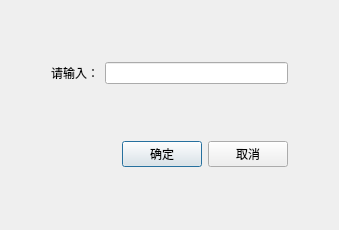
<?xml version="1.0" encoding="UTF-8"?>
<ui version="4.0">
 <class>Dialog</class>
 <widget class="QDialog" name="Dialog">
  <property name="geometry">
   <rect>
    <x>0</x>
    <y>0</y>
    <width>339</width>
    <height>230</height>
   </rect>
  </property>
  <property name="minimumSize">
   <size>
    <width>300</width>
    <height>170</height>
   </size>
  </property>
  <property name="maximumSize">
   <size>
    <width>500</width>
    <height>230</height>
   </size>
  </property>
  <property name="windowTitle">
   <string>Dialog</string>
  </property>
  <layout class="QVBoxLayout" name="verticalLayout" stretch="10,3">
   <item>
    <layout class="QHBoxLayout" name="horizontalLayout">
     <item>
      <spacer name="horizontalSpacer_2">
       <property name="orientation">
        <enum>Qt::Horizontal</enum>
       </property>
       <property name="sizeType">
        <enum>QSizePolicy::Fixed</enum>
       </property>
       <property name="sizeHint" stdset="0">
        <size>
         <width>40</width>
         <height>20</height>
        </size>
       </property>
      </spacer>
     </item>
     <item>
      <widget class="QLabel" name="label">
       <property name="text">
        <string>请输入：</string>
       </property>
      </widget>
     </item>
     <item>
      <widget class="QLineEdit" name="le_inputText"/>
     </item>
     <item>
      <spacer name="horizontalSpacer_3">
       <property name="orientation">
        <enum>Qt::Horizontal</enum>
       </property>
       <property name="sizeType">
        <enum>QSizePolicy::Fixed</enum>
       </property>
       <property name="sizeHint" stdset="0">
        <size>
         <width>40</width>
         <height>20</height>
        </size>
       </property>
      </spacer>
     </item>
    </layout>
   </item>
   <item>
    <layout class="QHBoxLayout" name="horizontalLayout_2">
     <item>
      <spacer name="horizontalSpacer">
       <property name="orientation">
        <enum>Qt::Horizontal</enum>
       </property>
       <property name="sizeType">
        <enum>QSizePolicy::Fixed</enum>
       </property>
       <property name="sizeHint" stdset="0">
        <size>
         <width>200</width>
         <height>20</height>
        </size>
       </property>
      </spacer>
     </item>
     <item>
      <widget class="QPushButton" name="pb_yes">
       <property name="text">
        <string>确定</string>
       </property>
      </widget>
     </item>
     <item>
      <widget class="QPushButton" name="pb_cancel">
       <property name="text">
        <string>取消</string>
       </property>
      </widget>
     </item>
     <item>
      <spacer name="horizontalSpacer_4">
       <property name="orientation">
        <enum>Qt::Horizontal</enum>
       </property>
       <property name="sizeType">
        <enum>QSizePolicy::Fixed</enum>
       </property>
       <property name="sizeHint" stdset="0">
        <size>
         <width>40</width>
         <height>20</height>
        </size>
       </property>
      </spacer>
     </item>
    </layout>
   </item>
  </layout>
 </widget>
 <resources/>
 <connections/>
</ui>
